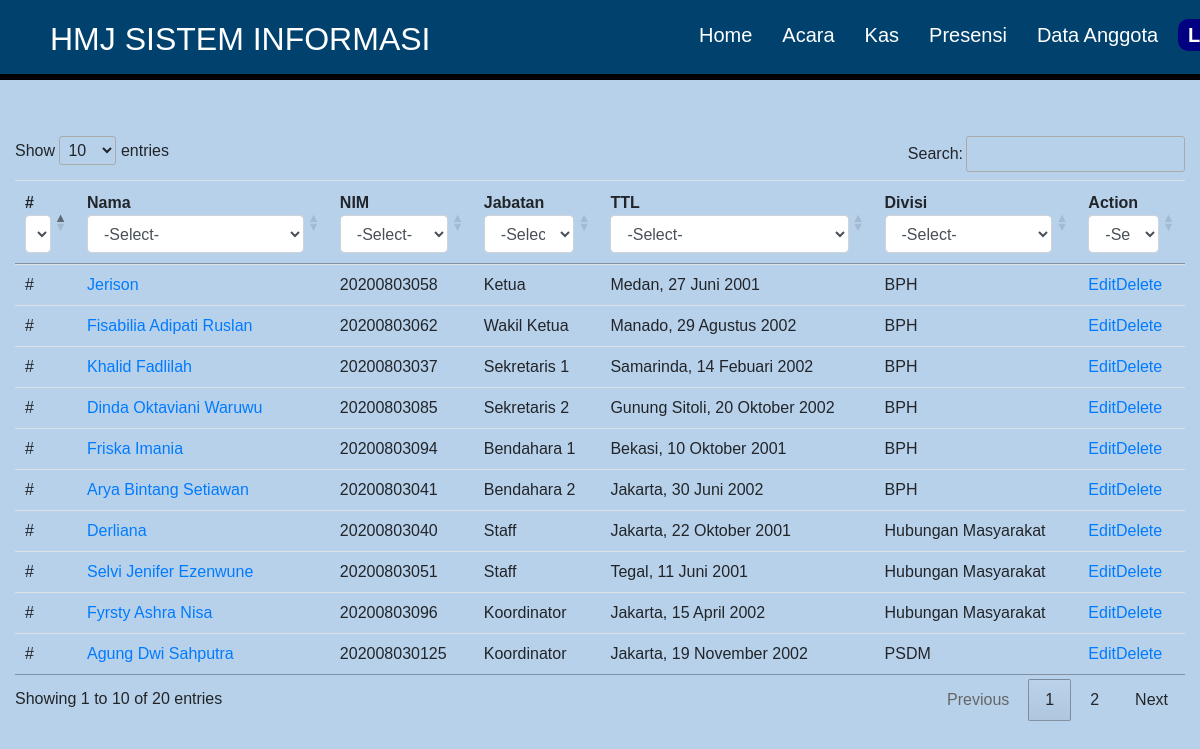
Page /anggota/index.php (signed in) on the committed database.
### tables this page shows
CREATE TABLE `tbl_mhs` (
  `mhs_id` int(11) NOT NULL AUTO_INCREMENT,
  `nama_mhs` varchar(100) NOT NULL,
  `nim_mhs` varchar(100) NOT NULL,
  `jabatan_id` int(11) NOT NULL,
  `ttl_mhs` varchar(100) NOT NULL,
  `divisi` varchar(100) NOT NULL,
  `pw_mhs` varchar(100) NOT NULL,
  PRIMARY KEY (`mhs_id`)
);

CREATE TABLE `jabatan` (
  `jabatan_id` int(11) NOT NULL AUTO_INCREMENT,
  `nama_jabatan` varchar(255) NOT NULL,
  PRIMARY KEY (`jabatan_id`)
);

### anggota/read.php (the view)
<?php
    include('../config/conn.php');
    $sql = "SELECT * FROM tbl_mhs JOIN jabatan ON tbl_mhs.jabatan_id = jabatan.jabatan_id";
    $results = mysqli_query($conn, $sql);
?>
<div class="col-12" style="margin-top: 120px">
    <div class="row mt-3">
        <div class="col-12">
            <table class="table" id="myTable">
                <thead>
                    <tr>
                        <th scope="col">#</th>
                        <th scope="col">Nama</th>
                        <th scope="col">NIM</th>
                        <th scope="col">Jabatan</th>
                        <th scope="col">TTL</th>
                        <th scope="col">Divisi</th>
                        <th scope="col">Action</th>
                    </tr>
                </thead>
                <tbody>
                <?php foreach ($results as $result) { ?>
                    <tr>
                        <td>#</td>
                        <td>
                            <a href="index.php?page=detail&id=<?= $result['mhs_id']; ?>">
                                <?= $result["nama_mhs"]?>
                            </a>
                        </td>
                        <td>
                            <?= $result["nim_mhs"] ?>
                        </td>
                        <td>
                            <?= $result["nama_jabatan"] ?>
                        </td>
                        <td>
                            <?= $result["ttl_mhs"] ?>
                        </td>
                        <td>
                            <?= $result["divisi"] ?>
                        </td>
                        <td>
                            <div class="d-flex">
                                <a href="index.php?page=edit&id=<?= $result['mhs_id']; ?>">
                                    Edit
                                </a>
                                <a href="delete.php?id=<?= $result['mhs_id'] ?>">
                                    Delete
                                </a>
                            </div>
                        </td>
                    </tr>
                <?php } ?>
                </tbody>
            </table>
        </div>
    </div>
</div>

### assets/css/style.css (style rules this page uses)
* { padding: 0; margin: 0; font-family:Verdana, Geneva, Tahoma, sans-serif; scroll-behavior: smooth; }
body { padding: 0; margin: 0; height: 50%; min-height: 5%; background-color: #B8D1EA; z-index: auto; }

### rows in the picture
tbl_mhs: nama_mhs "Jerison", nim_mhs "20200803058", jabatan.nama_jabatan "Ketua", ttl_mhs "Medan, 27 Juni 2001", divisi "BPH"
tbl_mhs: nama_mhs "Fisabilia Adipati Ruslan", nim_mhs "20200803062", jabatan.nama_jabatan "Wakil Ketua", ttl_mhs "Manado, 29 Agustus 2002", divisi "BPH"
tbl_mhs: nama_mhs "Khalid Fadlilah", nim_mhs "20200803037", jabatan.nama_jabatan "Sekretaris 1", ttl_mhs "Samarinda, 14 Febuari 2002", divisi "BPH"
tbl_mhs: nama_mhs "Dinda Oktaviani Waruwu", nim_mhs "20200803085", jabatan.nama_jabatan "Sekretaris 2", ttl_mhs "Gunung Sitoli, 20 Oktober 2002", divisi "BPH"
tbl_mhs: nama_mhs "Friska Imania", nim_mhs "20200803094", jabatan.nama_jabatan "Bendahara 1", ttl_mhs "Bekasi, 10 Oktober 2001", divisi "BPH"
tbl_mhs: nama_mhs "Arya Bintang Setiawan", nim_mhs "20200803041", jabatan.nama_jabatan "Bendahara 2", ttl_mhs "Jakarta, 30 Juni 2002", divisi "BPH"
tbl_mhs: nama_mhs "Derliana", nim_mhs "20200803040", jabatan.nama_jabatan "Staff", ttl_mhs "Jakarta, 22 Oktober 2001", divisi "Hubungan Masyarakat"
tbl_mhs: nama_mhs "Selvi Jenifer Ezenwune", nim_mhs "20200803051", jabatan.nama_jabatan "Staff", ttl_mhs "Tegal, 11 Juni 2001", divisi "Hubungan Masyarakat"
tbl_mhs: nama_mhs "Fyrsty Ashra Nisa", nim_mhs "20200803096", jabatan.nama_jabatan "Koordinator", ttl_mhs "Jakarta, 15 April 2002", divisi "Hubungan Masyarakat"
tbl_mhs: nama_mhs "Agung Dwi Sahputra", nim_mhs "202008030125", jabatan.nama_jabatan "Koordinator", ttl_mhs "Jakarta, 19 November 2002", divisi "PSDM"
